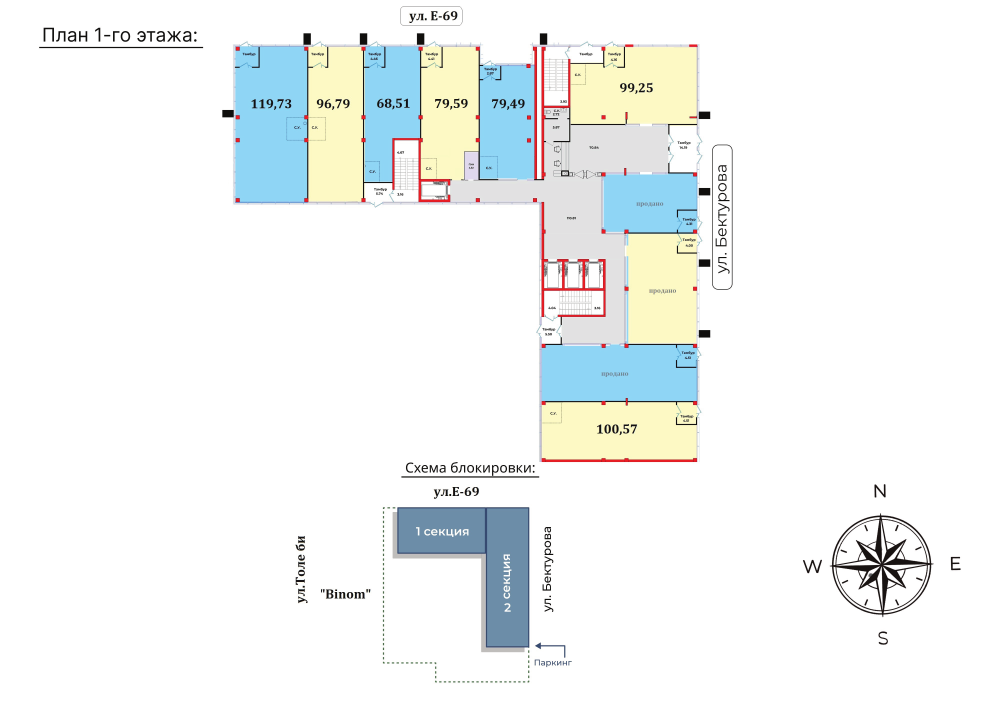
#> input picture docs/plans-source/plan-floor-1.png, 4000 x 2827 px (shown at 1/4 size)
$ python build-plans.py
#> lines starting #> are read from the running program, lines starting #| are printed output that depends on the picture; after the words box and inside, x2 and y2 are one past the last pixel; in counts of white or black regions, pixels touching at a corner belong together
"""Build clean plan drawings + unit geometry from the floor-plan rasters in docs/.
Run once: python3 scripts/build-plans.py  (needs Pillow + numpy). Outputs images/plans/*.png and src/data/plans.json."""
import json, os
import numpy as np
from PIL import Image
ROOT = os.path.dirname(os.path.dirname(os.path.abspath(__file__)))
RAW = os.path.join(ROOT, 'docs', 'plans-source')
NAVY = (27, 34, 58)
PLANS = {
  'f1': dict(src='plan-floor-1.png', crop=(880,120,2840,1845), units=[
    # x,y,w,h in crop px, area m2 or None, status
    (60,68,291,623,'119.73','free'), (354,68,218,618,'96.79','free'), (580,67,220,540,'68.51','free'),
    (803,68,231,532,'79.59','free'), (1040,144,218,454,'79.49','free'), (1402,68,504,307,'99.25','free'),
    (1532,574,375,236,None,'sold'), (1625,816,281,437,None,'sold'), (1286,1258,621,226,None,'sold'),
    (1288,1489,618,229,'100.57','free')]),
  'f37': dict(src='plan-floors-3-7.png', crop=(300,40,945,615), blank=[(0,500,410,575)], units=[
    (8,8,60,132,'52.69'),(71,9,41,106,'31.96'),(116,8,35,107,'26.45'),(154,9,34,106,'26.45'),(190,8,36,108,'26.45'),
    (228,10,35,104,'26.45'),(265,8,37,108,'26.45'),(304,20,36,94,'23.19'),(342,48,30,68,'17.22'),(376,47,36,68,'20.72'),
    (458,8,47,107,'30.26'),(507,8,131,59,'54.83'),(532,69,108,45,'31'),(532,114,106,34,'25.91'),(532,152,108,35,'25.91'),
    (532,190,107,34,'25.91'),(532,227,108,35,'25.91'),(532,264,107,34,'25.91'),(532,301,108,36,'25.91'),(532,339,106,34,'25.91'),
    (532,376,109,38,'25.91'),(532,416,94,48,'30.51'),(532,466,96,45,'29.45'),(524,513,103,51,'35.36'),(421,512,100,54,'33.37'),
    (422,436,83,74,'37.95'),(22,141,89,83,'50.45'),(114,141,35,85,'20.06'),(152,142,36,82,'20.06'),(190,142,36,84,'18.3'),
    (338,142,34,84,'21.19'),(376,142,36,82,'24.48')]),
  'fB': dict(src='plan-typical-unlabeled.png', crop=(0,0,1026,924), units=[
    (18,14,92,207,'48.57'),(114,16,67,165,'30.03'),(184,16,56,165,'24.83'),(243,16,56,165,'24.80'),(301,16,57,165,'24.80'),
    (360,16,56,165,'24.80'),(418,16,57,165,'24.74'),(478,35,58,146,'22.90'),(539,77,53,104,'14.84'),(595,76,55,105,'15.57'),
    (724,16,70,165,'30.71'),(797,16,207,91,'51.50'),(838,109,168,68,'30.39'),(837,180,167,56,'25.10'),(838,238,168,56,'25.10'),
    (838,297,166,56,'25.10'),(838,356,168,56,'25.10'),(838,414,166,56,'25.12'),(838,473,168,56,'25.10'),(838,532,166,56,'25.10'),
    (838,590,168,59,'25.26'),(838,652,146,76,'31.08'),(838,731,147,71,'27.08'),(822,804,162,80,'34.62'),(667,804,153,82,'32.93'),
    (666,717,129,85,'29.14'),(667,629,128,86,'29.14'),(39,224,140,128,'48.09'),(181,224,57,128,'19.45'),(241,224,58,128,'19.90'),
    (301,224,58,128,'19.87'),(533,224,58,128,'19.61'),(593,224,57,128,'19.72')]),
}
out = {}
for key, p in PLANS.items():
    im = Image.open(os.path.join(RAW, p['src'])).convert('RGB').crop(p['crop'])
    a = np.asarray(im).astype(np.int32).copy()
    W, H = im.size
#> W = 1960; H = 1725
    r, g, b = a[..., 0], a[..., 1], a[..., 2]
#> r: shape (1725, 1960) int32; 240 distinct labels, from 16 to 255
#> g: shape (1725, 1960) int32; 241 distinct labels, from 15 to 255
#> b: shape (1725, 1960) int32; 243 distinct labels, from 13 to 255
    red = (r > 170) & (g < 90) & (b < 90)
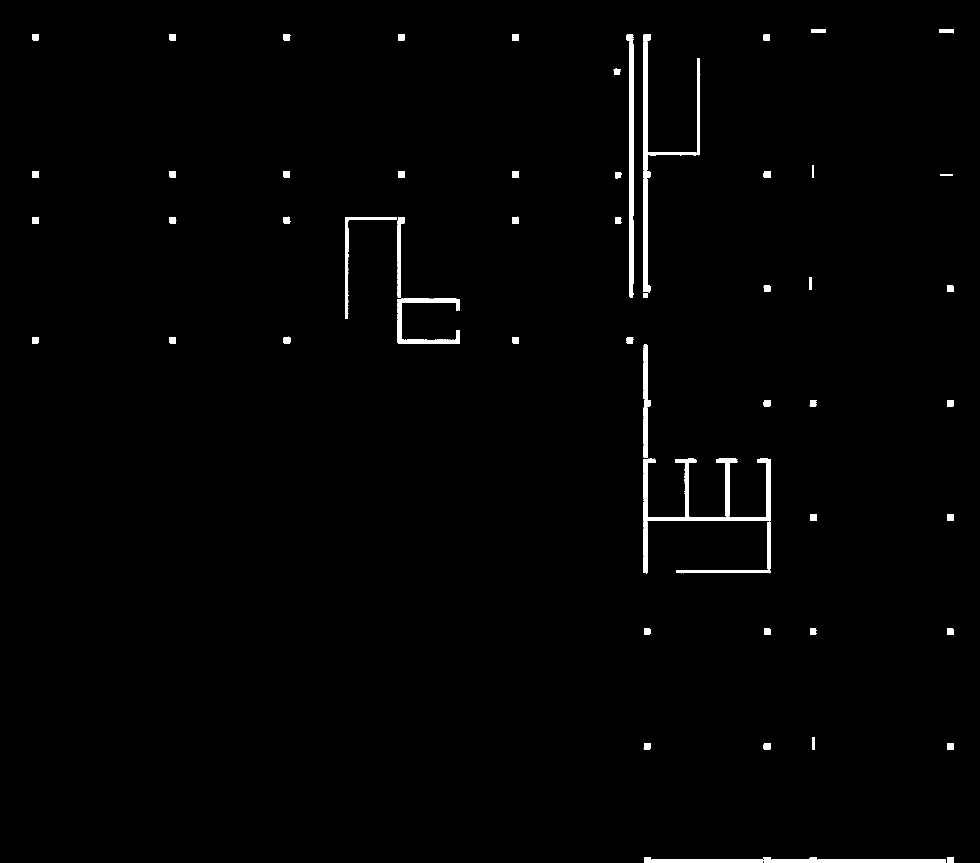
#> red: shape (1725, 1960) bool (shown at 1/2 size); 1.2% white; 143 white regions (70 under 20 px), largest, box (x1, y1, x2, y2) and area: (1286, 918, 1541, 1042) 6781, (1288, 68, 1400, 584) 5839, (1253, 68, 1267, 596) 4252
    # paint unit interiors white (keeps red structure), removing raster labels and fills
    pad = max(2, W // 400)
#> pad = 4
    for u in p['units']:
        x, y, w, h = u[:4]
        sl = (slice(y + pad, y + h - pad), slice(x + pad, x + w - pad))
        keep = red[sl]
        blk = a[sl]
        blk[~keep] = 255
        a[sl] = blk
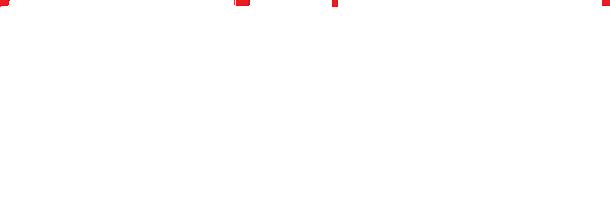
#> blk: shape (221, 610, 3) int32; mean R, G, B 254.9, 254.6, 254.6
    for (bx0, by0, bx1, by1) in p.get('blank', []):
        a[by0:by1, bx0:bx1] = 255
    r, g, b = a[..., 0], a[..., 1], a[..., 2]
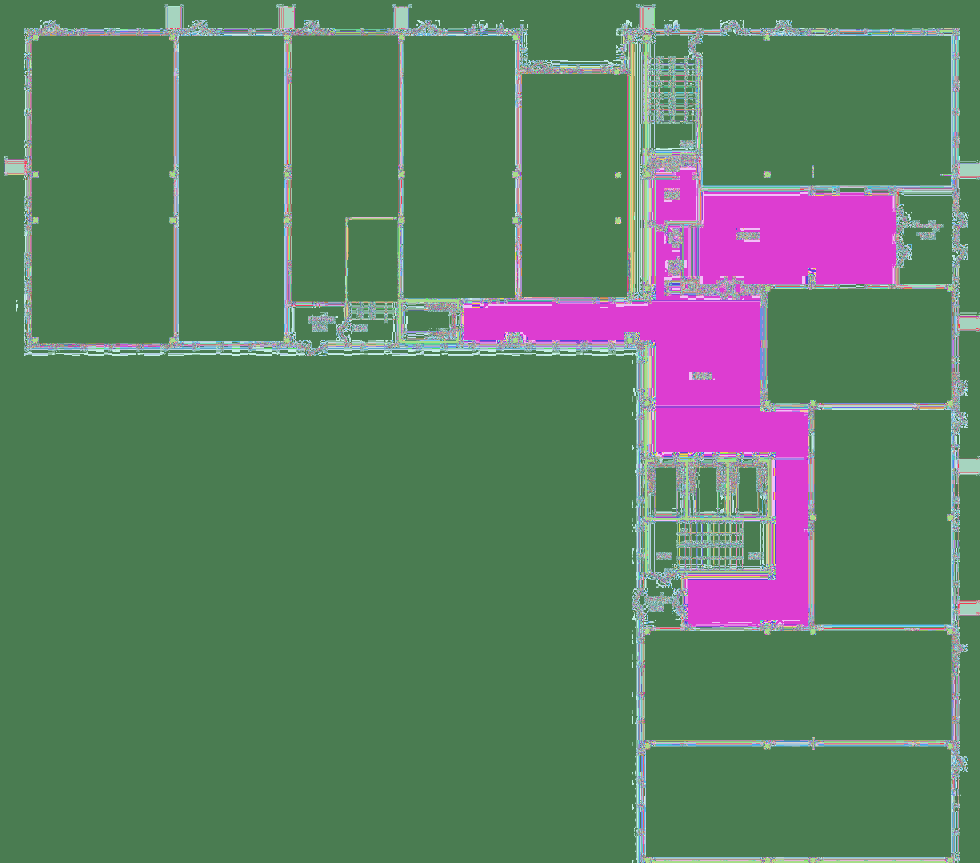
#> r: shape (1725, 1960) int32 (shown at 1/2 size); 240 distinct labels, from 16 to 255; one colour per label, 0 black
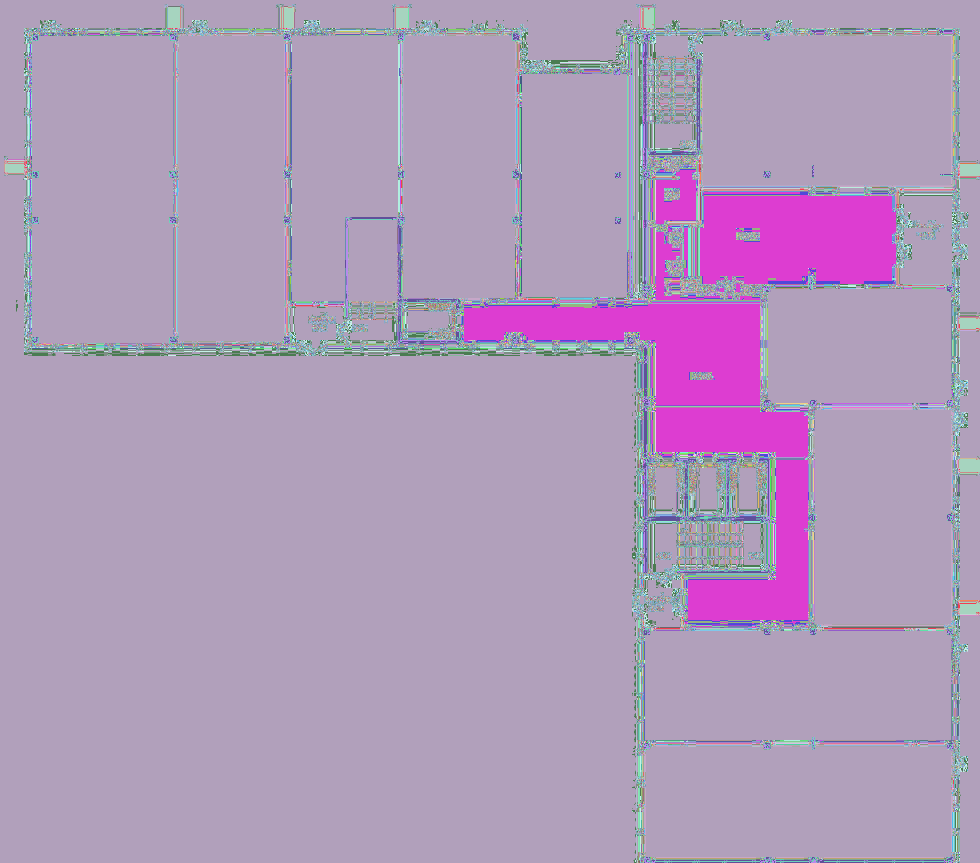
#> g: shape (1725, 1960) int32 (shown at 1/2 size); 241 distinct labels, from 15 to 255; one colour per label, 0 black
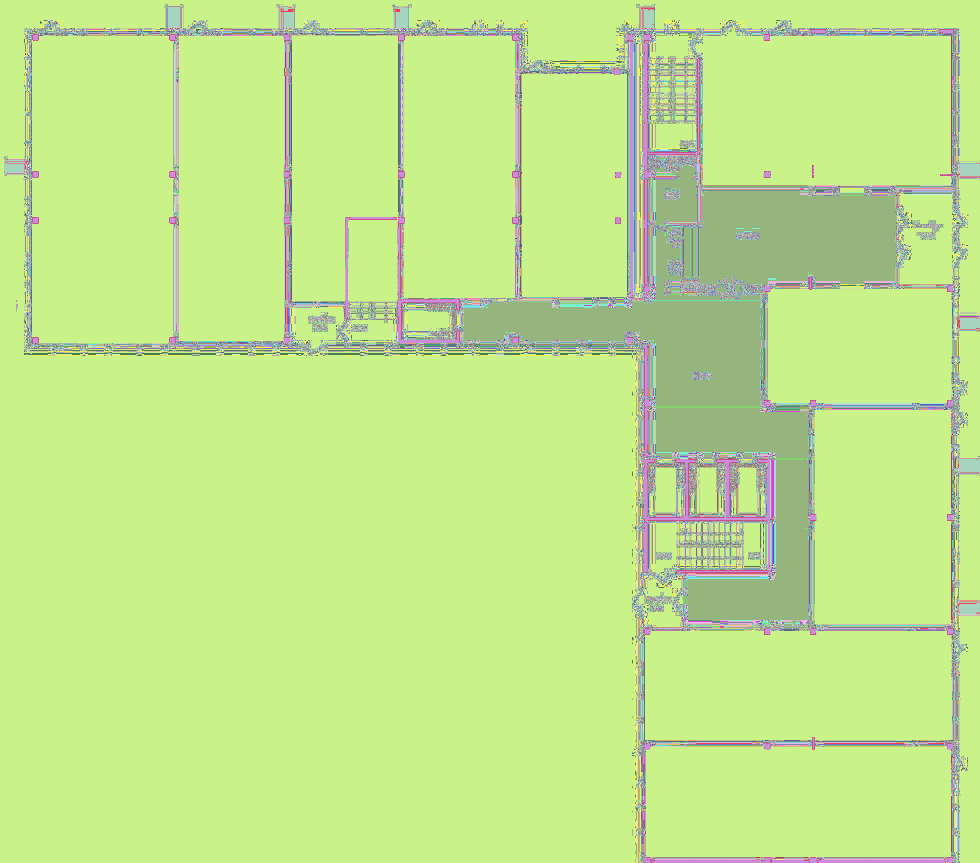
#> b: shape (1725, 1960) int32 (shown at 1/2 size); 243 distinct labels, from 13 to 255; one colour per label, 0 black
    red = (r > 170) & (g < 90) & (b < 90)
    lum = (0.299 * r + 0.587 * g + 0.114 * b)
    lum[red] = 20  # structure reads as solid ink
    alpha = np.clip((255 - lum) * 1.25, 0, 255)
    alpha[alpha < 40] = 0
    alpha = alpha.astype(np.uint8)
    rgba = np.zeros((H, W, 4), np.uint8)
    rgba[..., 0], rgba[..., 1], rgba[..., 2] = NAVY
    rgba[..., 3] = alpha
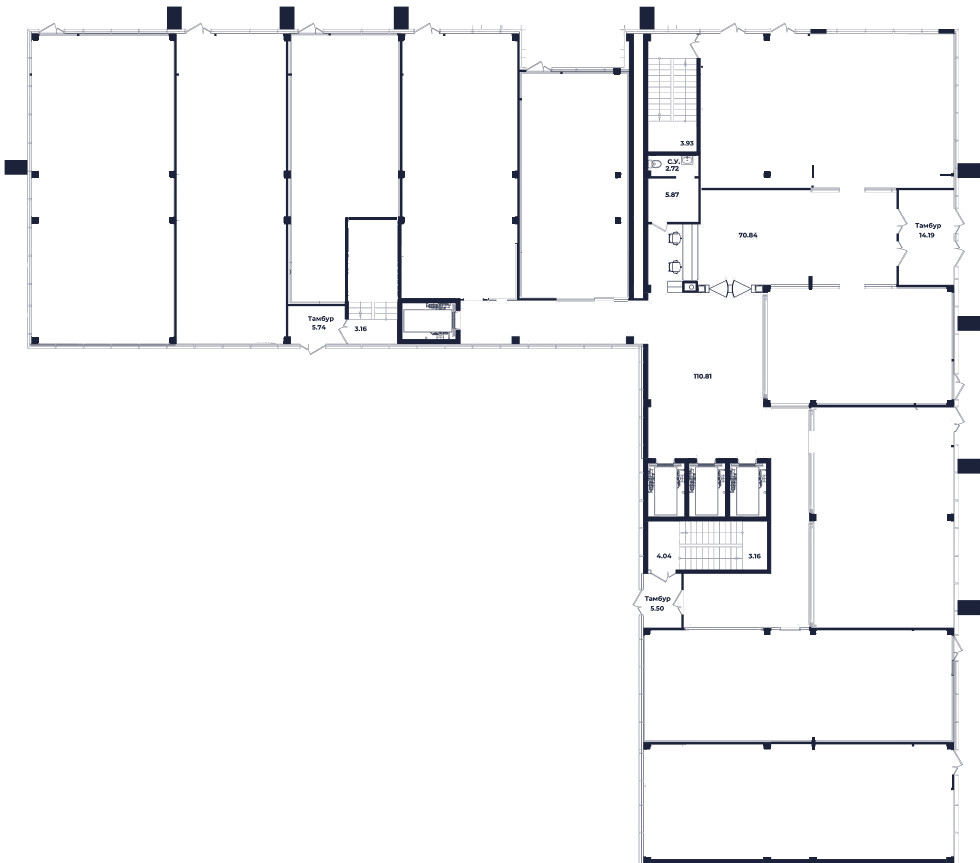
#> rgba: shape (1725, 1960, 4) (shown at 1/2 size); mean of channels 0, 1, 2, 3 27, 34, 58, 8.7; transparent parts drawn white
    Image.fromarray(rgba, 'RGBA').save(os.path.join(ROOT, 'images', 'plans', f'{key}.png'), optimize=True)
    units = []
    for i, u in enumerate(p['units']):
        x, y, w, h, area = u[:5]
        status = u[5] if len(u) > 5 else 'free'
        units.append(dict(id=f'{key}-{i+1:02d}', x=x, y=y, w=w, h=h,
                          area=float(area) if area else None, status=status))
    out[key] = dict(width=W, height=H, units=units)
#> pass 2 of the loop `for key, p in PLANS.items():`:
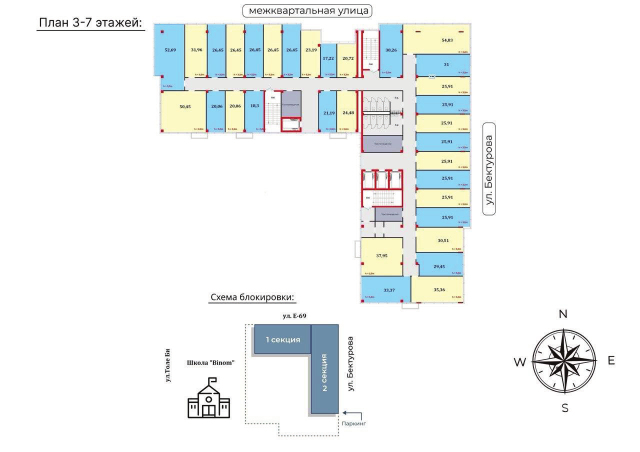
#> input picture docs/plans-source/plan-floors-3-7.png, 1280 x 904 px (shown at 1/2 size)
#> im: PIL image 645x575 RGB
#> `red = (r > 170) & (g < 90) & (b < 90)`:
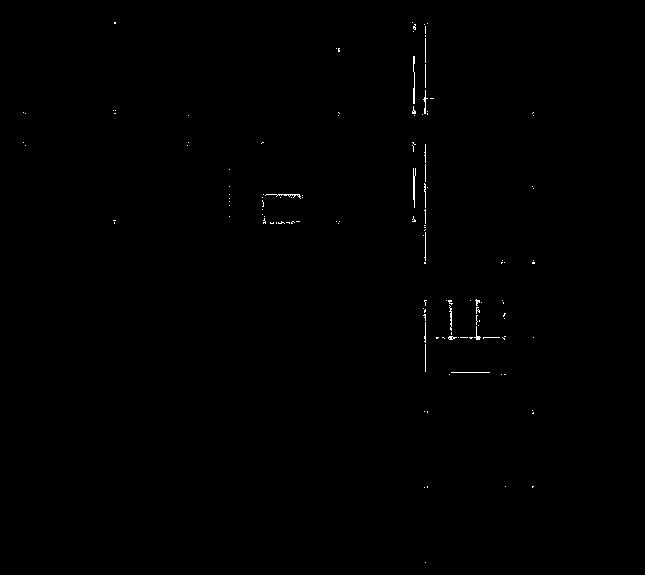
#> red: shape (575, 645) bool; 0.26% white in thin lines or dots, all inside (x1, y1, x2, y2) = (23, 22, 535, 563)
#> `rgba[..., 3] = alpha`:
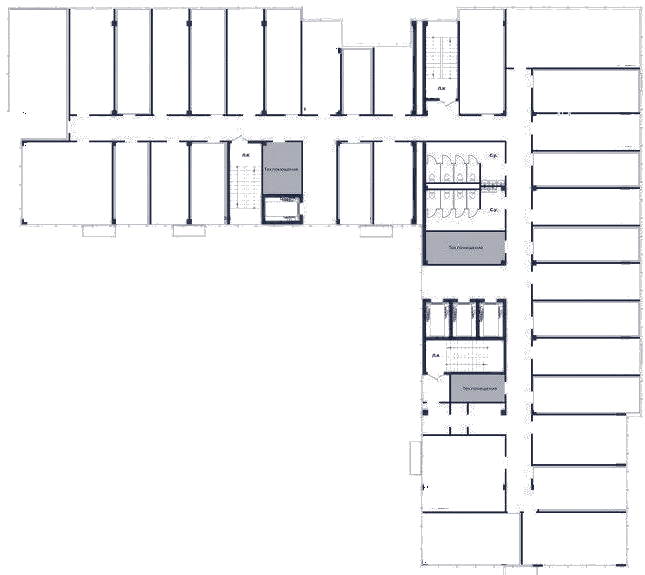
#> rgba: shape (575, 645, 4); mean of channels 0, 1, 2, 3 27, 34, 58, 12.9; transparent parts drawn white
#> pass 3 of the loop `for key, p in PLANS.items():`:
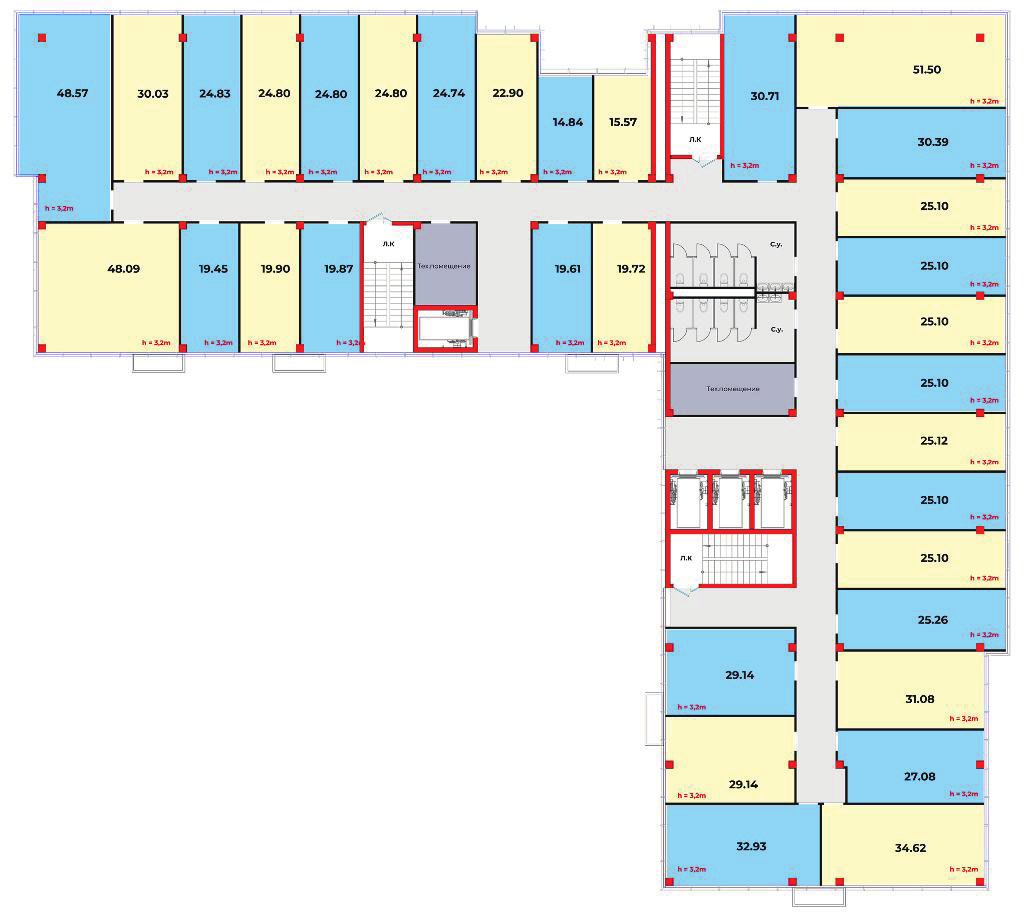
#> input picture docs/plans-source/plan-typical-unlabeled.png, 1026 x 924 px
#> im is the input picture: PIL image 1026x924 RGB; mean R, G, B 224.7, 233.5, 230.6
#> `r, g, b = a[..., 0], a[..., 1], a[..., 2]`:
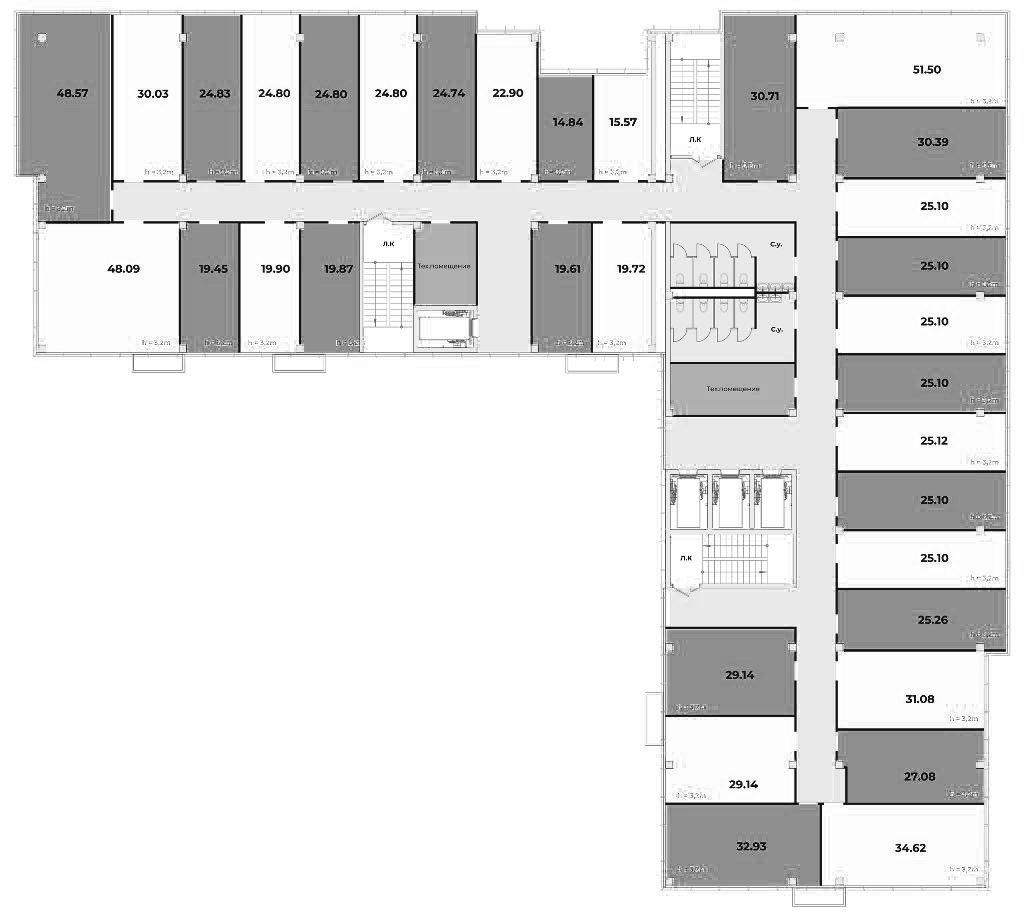
#> r: shape (924, 1026) int32; min 11, max 255, mean 224.7
with open(os.path.join(ROOT, 'src', 'data', 'plans.json'), 'w') as f:
    json.dump(out, f, ensure_ascii=False, indent=1)
for k, v in out.items():
    areas = [u['area'] for u in v['units'] if u['area']]
    print(k, v['width'], v['height'], len(v['units']), min(areas), max(areas))
